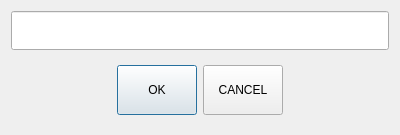
<?xml version="1.0" encoding="UTF-8"?>
<ui version="4.0">
 <class>DlgReadCard</class>
 <widget class="QDialog" name="DlgReadCard">
  <property name="geometry">
   <rect>
    <x>0</x>
    <y>0</y>
    <width>400</width>
    <height>131</height>
   </rect>
  </property>
  <property name="windowTitle">
   <string>CARD</string>
  </property>
  <layout class="QVBoxLayout" name="verticalLayout">
   <item>
    <widget class="QLineEdit" name="leCode">
     <property name="font">
      <font>
       <pointsize>20</pointsize>
      </font>
     </property>
    </widget>
   </item>
   <item>
    <widget class="QWidget" name="widget" native="true">
     <layout class="QHBoxLayout" name="horizontalLayout">
      <item>
       <spacer name="horizontalSpacer">
        <property name="orientation">
         <enum>Qt::Horizontal</enum>
        </property>
        <property name="sizeHint" stdset="0">
         <size>
          <width>95</width>
          <height>20</height>
         </size>
        </property>
       </spacer>
      </item>
      <item>
       <widget class="QPushButton" name="btnOK">
        <property name="minimumSize">
         <size>
          <width>0</width>
          <height>50</height>
         </size>
        </property>
        <property name="text">
         <string>OK</string>
        </property>
       </widget>
      </item>
      <item>
       <widget class="QPushButton" name="btnCancel">
        <property name="minimumSize">
         <size>
          <width>0</width>
          <height>50</height>
         </size>
        </property>
        <property name="text">
         <string>CANCEL</string>
        </property>
       </widget>
      </item>
      <item>
       <spacer name="horizontalSpacer_2">
        <property name="orientation">
         <enum>Qt::Horizontal</enum>
        </property>
        <property name="sizeHint" stdset="0">
         <size>
          <width>95</width>
          <height>20</height>
         </size>
        </property>
       </spacer>
      </item>
     </layout>
    </widget>
   </item>
  </layout>
 </widget>
 <resources/>
 <connections/>
</ui>
